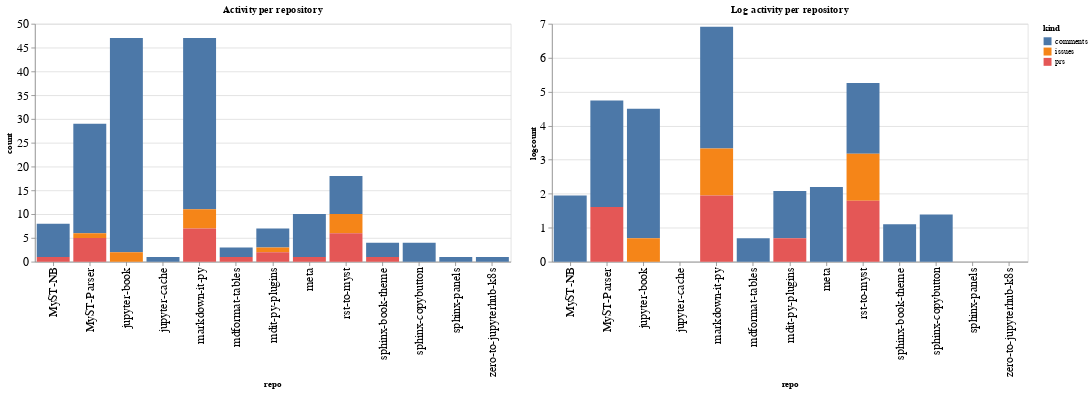

The cell this chart's notebook holds for it:
### Code cell
ch1 = alt.Chart(repo_summaries, width=600, title="Activity per repository").mark_bar().encode(
    x='repo',
    y='count',
    color='kind',
    tooltip="kind"
)

ch2 = alt.Chart(repo_summaries, width=600, title="Log activity per repository").mark_bar().encode(
    x='repo',
    y='logcount',
    color='kind',
    tooltip="kind"
)

ch1 | ch2

### Figure 1 — Vega-Lite specification as saved in the notebook (floating-point values rounded to 4 significant figures)
{"config": {"axisLeft": {"labelFontSize": 15}, "axisBottom": {"labelFontSize": 15}}, "hconcat": [{"mark": "bar", "encoding": {"color": {"type": "nominal", "field": "kind"}, "tooltip": {"type": "nominal", "field": "kind"}, "x": {"type": "nominal", "field": "repo"}, "y": {"type": "quantitative", "field": "count"}}, "title": "Activity per repository", "width": 600}, {"mark": "bar", "encoding": {"color": {"type": "nominal", "field": "kind"}, "tooltip": {"type": "nominal", "field": "kind"}, "x": {"type": "nominal", "field": "repo"}, "y": {"type": "quantitative", "field": "logcount"}}, "title": "Log activity per repository", "width": 600}], "data": {"name": "data-2174fc5c0067bf9d1fb0f1c9b961dc3a"}, "$schema": "https://vega.github.io/schema/vega-lite/v4.8.1.json", "datasets": {"data-2174fc5c0067bf9d1fb0f1c9b961dc3a": [{"repo": "MyST-NB", "kind": "comments", "count": 7, "logcount": 1.946}, {"repo": "MyST-NB", "kind": "prs", "count": 1, "logcount": 0.0}, {"repo": "MyST-Parser", "kind": "comments", "count": 23, "logcount": 3.135}, {"repo": "MyST-Parser", "kind": "issues", "count": 1, "logcount": 0.0}, {"repo": "MyST-Parser", "kind": "prs", "count": 5, "logcount": 1.609}, {"repo": "jupyter-book", "kind": "comments", "count": 45, "logcount": 3.807}, {"repo": "jupyter-book", "kind": "issues", "count": 2, "logcount": 0.6931}, {"repo": "jupyter-cache", "kind": "comments", "count": 1, "logcount": 0.0}, {"repo": "markdown-it-py", "kind": "comments", "count": 36, "logcount": 3.584}, {"repo": "markdown-it-py", "kind": "issues", "count": 4, "logcount": 1.386}, {"repo": "markdown-it-py", "kind": "prs", "count": 7, "logcount": 1.946}, {"repo": "mdformat-tables", "kind": "comments", "count": 2, "logcount": 0.6931}, {"repo": "mdformat-tables", "kind": "prs", "count": 1, "logcount": 0.0}, {"repo": "mdit-py-plugins", "kind": "comments", "count": 4, "logcount": 1.386}, {"repo": "mdit-py-plugins", "kind": "issues", "count": 1, "logcount": 0.0}, {"repo": "mdit-py-plugins", "kind": "prs", "count": 2, "logcount": 0.6931}, {"repo": "meta", "kind": "comments", "count": 9, "logcount": 2.197}, {"repo": "meta", "kind": "prs", "count": 1, "logcount": 0.0}, {"repo": "rst-to-myst", "kind": "comments", "count": 8, "logcount": 2.079}, {"repo": "rst-to-myst", "kind": "issues", "count": 4, "logcount": 1.386}, {"repo": "rst-to-myst", "kind": "prs", "count": 6, "logcount": 1.792}, {"repo": "sphinx-book-theme", "kind": "comments", "count": 3, "logcount": 1.099}, {"repo": "sphinx-book-theme", "kind": "prs", "count": 1, "logcount": 0.0}, {"repo": "sphinx-copybutton", "kind": "comments", "count": 4, "logcount": 1.386}, {"repo": "sphinx-panels", "kind": "comments", "count": 1, "logcount": 0.0}, {"repo": "zero-to-jupyterhub-k8s", "kind": "comments", "count": 1, "logcount": 0.0}]}}
